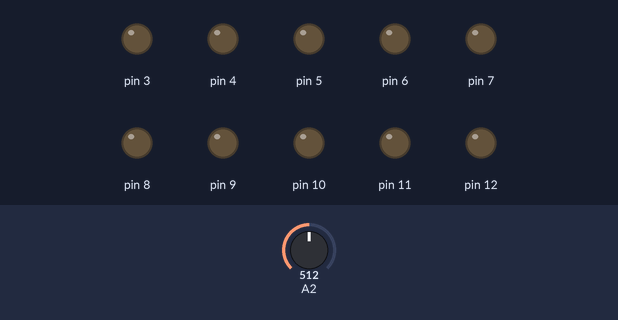
Bench run of a sketch on a simulated Arduino Uno, built with avr-gcc and run on an emulated ATmega328P. On the bench: output pins drawn as LEDs (lit = HIGH). Dashed ring = blinking. Inputs (shaded band) come from the test bench; at power-on: A2 = 512.

Above: at 12.0 s.
12.1 s: A2 set to 0
At 12.6 s:
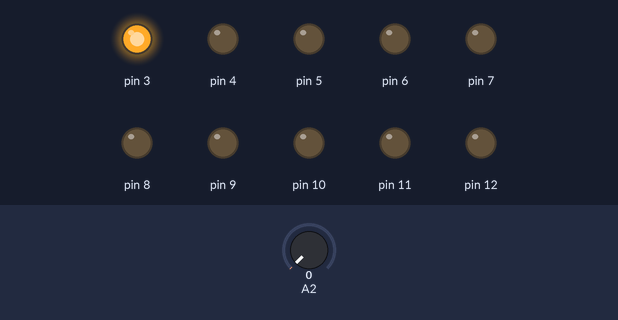
24.0 s: A2 set to 23
At 24.71 s:
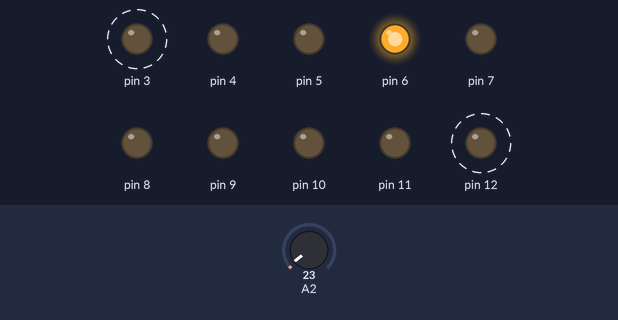
32.4 s: A2 set to 122
At 33.15 s:
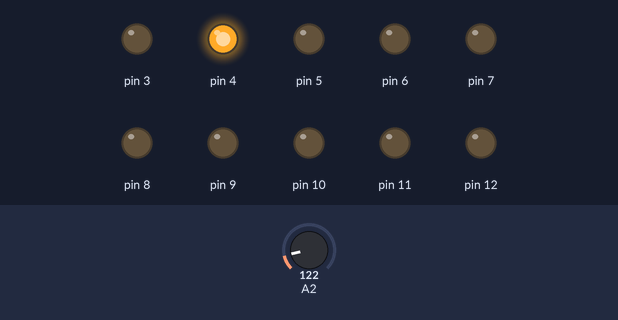
Timing chart, 0 to 46.8 s (numbered marks = the images above; inputs shaded):
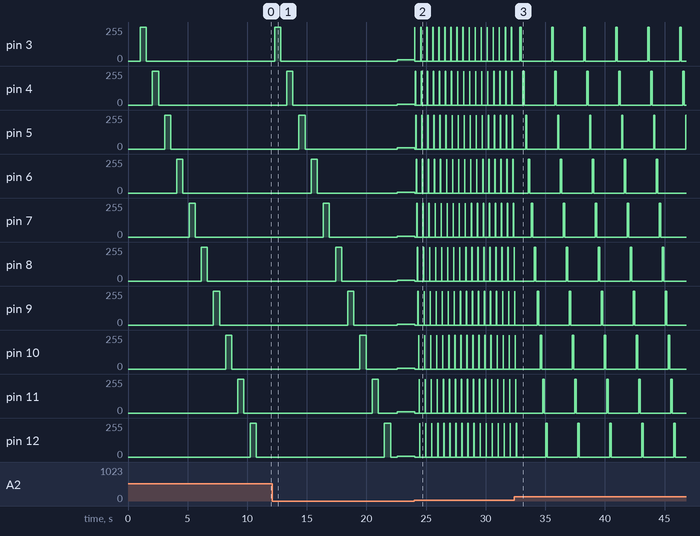

The sketch:

sh2_PB5.ino
```cpp
void setup() {
  // put your setup code here, to run once:
pinMode(2,INPUT);
pinMode(3,OUTPUT);
pinMode(4,OUTPUT);
pinMode(5,OUTPUT);
pinMode(6,OUTPUT);
pinMode(7,OUTPUT);
pinMode(8,OUTPUT);
pinMode(9,OUTPUT);
pinMode(10,OUTPUT);
pinMode(11,OUTPUT);
pinMode(12,OUTPUT);
}

void loop() {
  // put your main code here, to run repeatedly:
float x = analogRead(2);
for(int i=2;i<13;i++)
{
  digitalWrite(i,HIGH);
  delay(x);
  digitalWrite(i,LOW);
  delay(x);
  }
}
```

Measured:
- after the input at 24.0 s, pin 3, pin 12: alternates 255/255 for 0.02 s and 0/255 for 0.48 s, starting after 0.05 s; pin 4, pin 6–10: 7/255 → 0/255 after 0.05 s, then repeats every 0.51 s: 255/255 0.02 s, 0/255 0.48 s; pin 5, pin 11: 8/255 → 0/255 after 0.05 s, then repeats every 0.51 s: 255/255 0.02 s, 0/255 0.48 s
- after the input at 32.4 s, pin 3: alternates 255/255 for 0.12 s and 0/255 for 2.6 s, starting after 0.45 s; pin 4: alternates 255/255 for 0.12 s and 0/255 for 2.6 s, starting after 0.70 s
